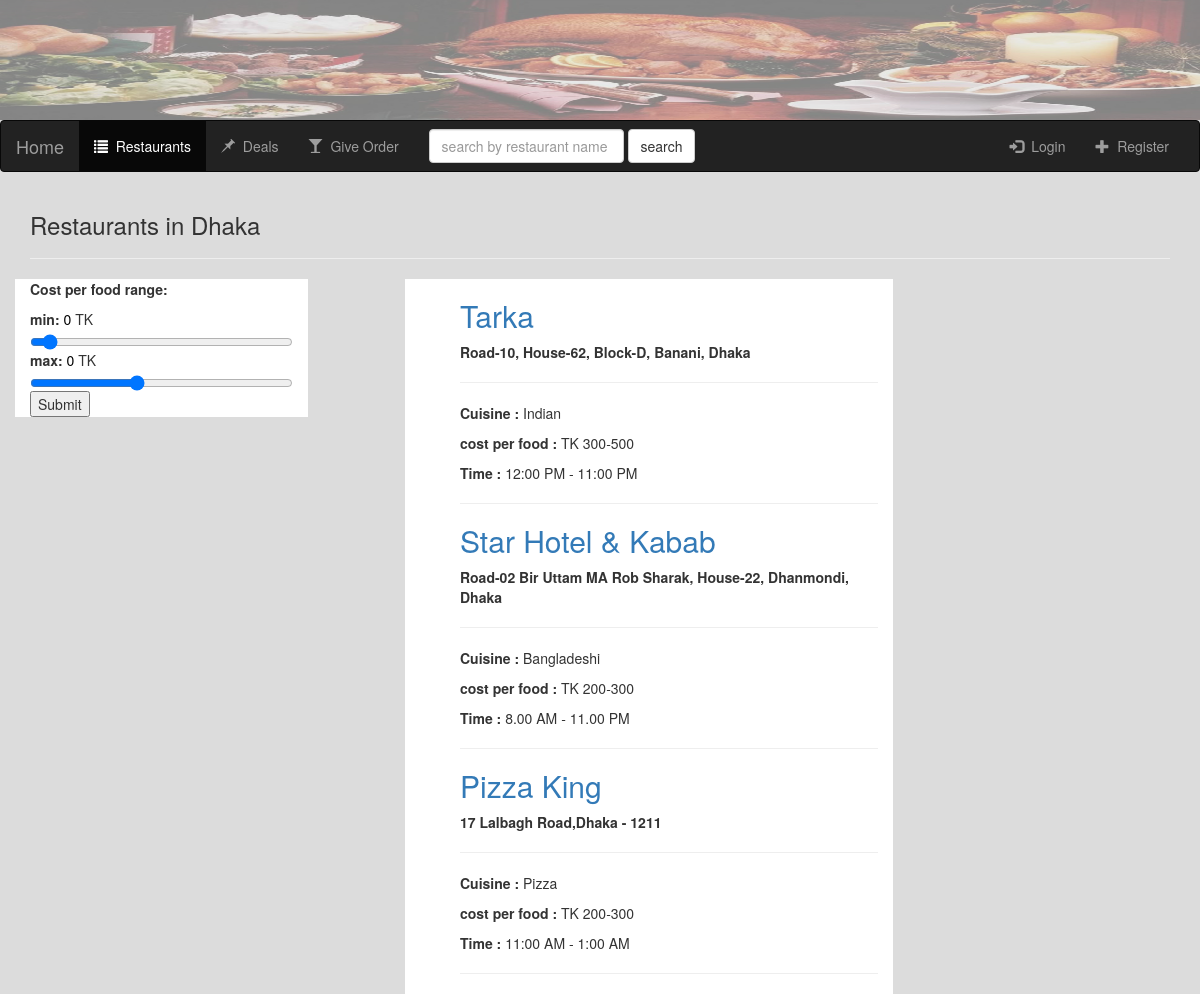
/restaurant/, run on the app's committed database.
### restaurant/models.py (models this page shows, shortened)
class Restaurant(models.Model):
    name = models.CharField(max_length=50)
    address = models.CharField(max_length=100)
    cuisine = models.CharField(max_length=20)
    costperfood = models.CharField(max_length=15)
    time = models.CharField(max_length=20)

### restaurant/views.py (the view, shortened to what this page needs)
def restaurants(request):
    try:
        restaurants = Restaurant.objects.all()
    except:
        Http404("Error")
    if request.session.get('username'):
        user = Register.objects.get(name=request.session.get('username'))
        return render(request, 'restaurant/restaurants.html',{'restaurants': restaurants, 'is_valid': True, 'user': user})
    else:
        return render(request, 'restaurant/restaurants.html',{'restaurants': restaurants, 'is_valid': False, 'user': None})

### restaurant/templates/restaurant/restaurants.html (shortened to what this page needs)
{% extends 'restaurant/base.html' %}
{% block restaurants_active %}active{% endblock %}
{% block body %}
<div class="container">
    <h3>Restaurants in Dhaka</h3>
    <hr>
    <div class="row">
        <div class="col-sm-3" style="background-color:white;">
            <div data-role="main" class="ui-content">
                <form method="post" action="{% url 'restaurant:restaurants' %}">
                    <p><strong>Cost per food range:</strong></p>
                    <label for="price-min">min: </label> <span id="slider_value1" style="color:black;">0</span> <span>TK</span>
                    <input type="range" name="price-min" id="price-min" value="100" min="0" max="2000" onchange=show_value1(this.value);>
                    <label for="price-max">max: </label> <span id="slider_value2" style="color:black;">0</span> <span>TK</span>
                    <input type="range" name="price-max" id="price-max" value="800" min="0" max="2000" onchange="show_value2(this.value);">
                    <input type="submit" data-inline="true" value="Submit">
                </form>
            </div>
        </div>
        <div class="col-sm-1"></div>
        <div class="col-sm-5" style="background-color:white;">
            {% if restaurants %}
                <ul style="list-style-type: none;font-color:black">
                    {% for restaurant in restaurants %}
                    <li>
                        <h2><a href="/restaurant/{{ restaurant.name }}">{{restaurant.name}}</a></h2>
                        <p><strong>{{ restaurant.address }}</strong></p>
                        <hr>
                        <p><strong>Cuisine : </strong>{{restaurant.cuisine}}</p>
                        <p><strong>cost per food : </strong> TK {{restaurant.costperfood}}</p>
                        <p><strong>Time : </strong>{{restaurant.time}}</p>
                        <hr>
                    </li>
                    {% endfor %}
                </ul>
            {% else %}
                <h3>You don't have any restaurant list</h3>
            {% endif %}
        </div>
    </div>
</div>
{% endblock %}

### data on the page
Restaurant: name "Tarka", address "Road-10, House-62, Block-D, Banani, Dhaka", cuisine "Indian", costperfood "300-500", time "12:00 PM - 11:00 PM"
Restaurant: name "Star Hotel & Kabab", address "Road-02 Bir Uttam MA Rob Sharak, House-22, Dhanmondi, Dhaka", cuisine "Bangladeshi", costperfood "200-300", time "8.00 AM - 11.00 PM"
Restaurant: name "Pizza King", address "17 Lalbagh Road,Dhaka - 1211", cuisine "Pizza", costperfood "200-300", time "11:00 AM - 1:00 AM"
